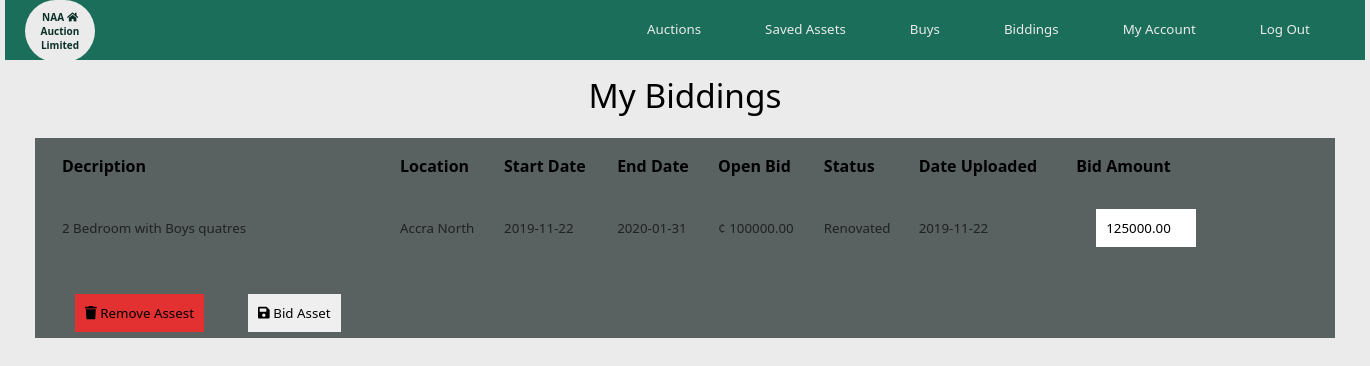
/bidder/biddings.php (signed in), run on the app's committed database.
### tables this page shows
CREATE TABLE IF NOT EXISTS `property` (
  `propertyid` int(11) NOT NULL AUTO_INCREMENT,
  `description` varchar(200) NOT NULL,
  `location` varchar(200) NOT NULL,
  `documents` blob NOT NULL,
  `documentsname` varchar(200) NOT NULL,
  `image1` blob NOT NULL,
  `image1name` varchar(200) NOT NULL,
  `image2` blob NOT NULL,
  `image2name` varchar(200) NOT NULL,
  `buildingstatus` varchar(200) NOT NULL,
  `dateuploaded` date NOT NULL,
  `verification` varchar(200) NOT NULL,
  `ownerid` int(11) NOT NULL,
  PRIMARY KEY (`propertyid`),
  KEY `ownerid` (`ownerid`)
);

CREATE TABLE IF NOT EXISTS `auction` (
  `auctionid` int(11) NOT NULL AUTO_INCREMENT,
  `startdate` date NOT NULL,
  `enddate` date NOT NULL,
  `startprice` float(10,2) NOT NULL,
  `username` varchar(200) NOT NULL,
  `propertyid` int(11) NOT NULL,
  `soldstatus` varchar(200) NOT NULL,
  PRIMARY KEY (`auctionid`),
  KEY `username` (`username`),
  KEY `propertyid` (`propertyid`)
);

CREATE TABLE IF NOT EXISTS `bid` (
  `bidid` int(11) NOT NULL AUTO_INCREMENT,
  `amount` float(10,2) NOT NULL,
  `auctionid` int(11) NOT NULL,
  `bidderid` int(11) NOT NULL,
  PRIMARY KEY (`bidid`),
  KEY `auctionid` (`auctionid`),
  KEY `bidderid` (`bidderid`)
);

### bidder/biddings.php (the view, shortened to what this page needs)
<!DOCTYPE html>
<html lang="en" dir="ltr">
  <head>
    <link rel="stylesheet" href="css/maincss.css">
    <link rel="stylesheet" type="text/css" href="css/all.css">
  </head>
  <body>
      <?php include('includes/header.php'); ?>
        <h5>My Biddings </h5>
        <?php
        include("../connection.php");
        $bidderid = $_SESSION['bidderid'];
                  $query = "select * from property p, auction a,bid b where a.auctionid = b.auctionid and a.propertyid = p.propertyid and b.bidderid = '$bidderid'";
                  $result = mysqli_query($conn,$query);
                 ?>
<?php  while($row = mysqli_fetch_array($result)){ ?>
      <div class="auction">
        <div class="description">
          <table>
            <thead>
              <th>Decription</th>
              <th>Location</th>
              <th>Start Date</th>
              <th>End Date</th>
              <th>Open Bid</th>
              <th>Status</th>
              <th>Date Uploaded</th>
              <th>Bid Amount</th>
            </thead>
            <tbody>
              <tr>
                <td><?php echo $row['description']; ?></td>
                <td><?php echo $row['location']; ?></td>
                <td><?php echo $row['startdate']; ?></td>
                <td><?php echo $row['enddate']; ?></td>
                <td>¢ <?php echo $row['startprice']; ?></td>
                <td><?php echo $row['buildingstatus']; ?></td>
                <td><?php echo $row['dateuploaded']; ?></td>
                <form class="" action="biddings.php" method="post">
                  <td> <input type="number" min="<?php echo $row['amount']; ?>" name="amount" value="<?php echo $row['amount']; ?>" required>
                   </td>
              </tr>
            </tbody>
          </table>
          <?php
          include("../connection.php");
          $bidderid = $_SESSION['bidderid'];
          $datequery = "select * from property p, auction a, saved s, bidder b where p.propertyid = a.propertyid and s.auctionid = a.auctionid and
          s.bidderid = s.bidderid and b.bidderid = '$bidderid' ";
          $dateresult = mysqli_query($conn,$datequery);
          $daterow = mysqli_fetch_array($dateresult);
          $auctionid = $daterow['auctionid'];
          if($auctionid){
            echo '<button type="button" name="button" class="red"><i class="fas fa-trash"></i><a href="delete.php?aid='.$auctionid.'"> Remove Assest </a></button>';
          }
           ?>
          <button type="submit" name="upbid"><i class="fas fa-save"></i> Bid Asset</a></button>
        </div>
      </div>
      <?php } ?>
  </body>
</html>

### bidder/css/maincss.css (style rules this page uses)
:root { --green:#1a6e5a; --dgreen:#0a3027; --grey:#596161; --ash:#202121; --light:#ebebeb; }
* { margin: 0px; padding: 0px; font-family: Segoe UI; list-style: none; text-decoration: none; }
body { width: 1360px; margin: 0px auto; background: var(--light); }
.auction { width: 1300px; height: 200px; background: var(--grey); margin: 10px auto; }
h5 { font-size: 25pt; padding: 10px; text-align: center; font-weight: lighter; }
.description { width: 1000px; height: 180px; float: left; padding: 10px; margin-left: 10px; }
.description table { width: 1200px; text-align: left; }
.description table thead th { font-weight: bold; font-size: 12pt; padding: 5px; }
.description table thead th:first-child { width: 326px; }
table tbody tr td { padding: 5px; font-size: 10pt; color: var(--ash); }
.auction button { padding: 10px; margin: 20px; border: none; }
.auction button a { color: black; }
.red { background: #e33030; }
.auction input { width: 80px; padding: 10px; margin: 20px; border: none; }

### bidder/css/all.css (style rules this page uses)
.fa-save:before { content: "\f0c7"; }
.fa-trash:before { content: "\f1f8"; }

### data on the page
property: description "2 Bedroom with Boys quatres", location "Accra North", auction.startdate "2019-11-22", auction.enddate "2020-01-31", auction.startprice "100000.00", buildingstatus "Renovated", dateuploaded "2019-11-22", amount "125000.00"
